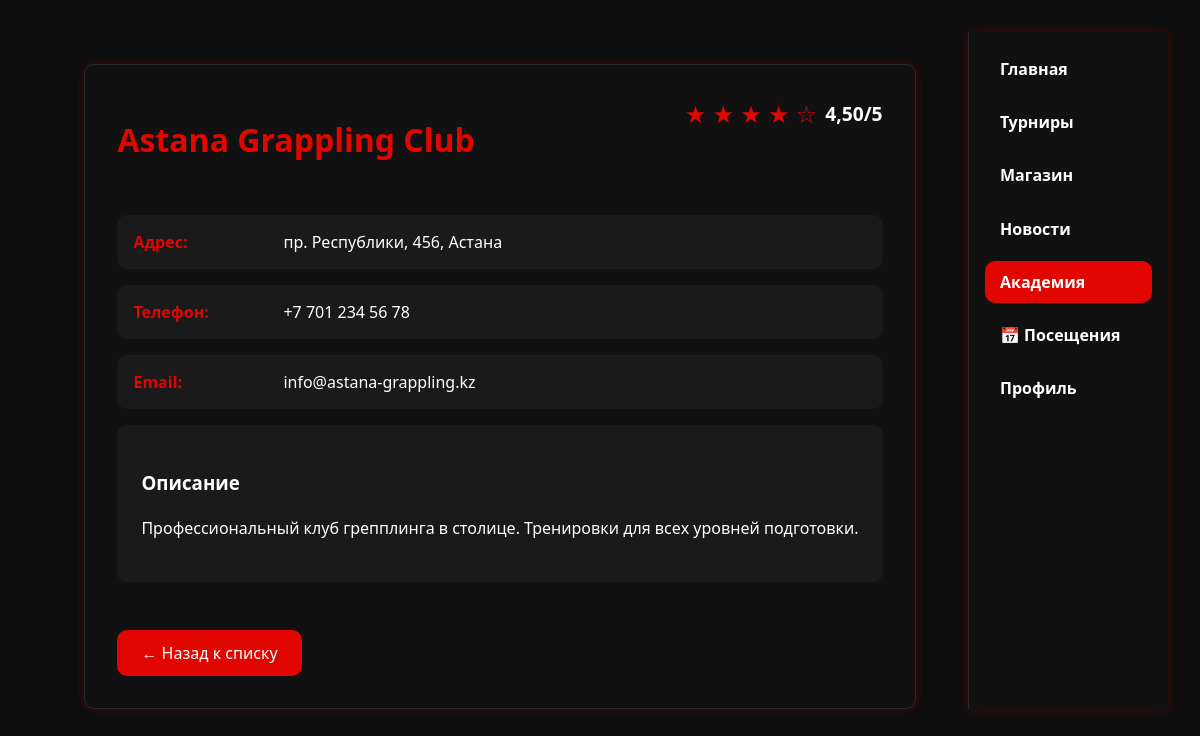
The page /gyms/2/ (signed in) on the database its author committed.
### gyms/models.py (models this page shows, shortened)
class Gym(models.Model):
    name = models.CharField(max_length=200, verbose_name="Название академии")
    address = models.TextField(verbose_name="Адрес")
    phone = models.CharField(max_length=20, verbose_name="Телефон")
    email = models.EmailField(verbose_name="Email")
    description = models.TextField(blank=True, verbose_name="Описание")
    image = models.ImageField(upload_to="gyms/", blank=True, null=True, verbose_name="Фото")
    rating = models.DecimalField(
        max_digits=3,
        decimal_places=2,
        default=Decimal("0.00"),
        validators=[MinValueValidator(0), MaxValueValidator(5)],
        verbose_name="Рейтинг",
    )
    is_active = models.BooleanField(default=True, verbose_name="Активна")
    created_at = models.DateTimeField(auto_now_add=True, verbose_name="Дата создания")
    updated_at = models.DateTimeField(auto_now=True, verbose_name="Дата обновления")
    class Meta:
        verbose_name = "Академия"
        verbose_name_plural = "Академии"
        ordering = ["name"]

### gyms/views.py (the view)
# urls.py: path("<int:pk>/", views.gym_detail, name="detail"),
@login_required
def gym_detail(request, pk):
    gym = get_object_or_404(Gym, pk=pk, is_active=True)
    return render(request, "gyms/detail.html", {"gym": gym})

### templates/gyms/detail.html (shortened to what this page needs)
<!DOCTYPE html>
<html lang="ru">
  <head>
  </head>
  <body>
    <div class="container">
      <div class="gym-detail">
        <div class="gym-header">
          <div class="gym-title">
            <h1>{{ gym.name }}</h1>
          </div>
          <div class="rating">
            <div class="rating-stars">
              {% for i in "12345" %}
                {% if forloop.counter <= gym.rating %}
                  ★
                {% else %}
                  ☆
                {% endif %}
              {% endfor %}
            </div>
            <div class="rating-value">{{ gym.rating }}/5</div>
          </div>
        </div>
        <div class="gym-info">
          <div class="info-row">
            <div class="info-label">Адрес:</div>
            <div class="info-value">{{ gym.address }}</div>
          </div>
          <div class="info-row">
            <div class="info-label">Телефон:</div>
            <div class="info-value">{{ gym.phone }}</div>
          </div>
          <div class="info-row">
            <div class="info-label">Email:</div>
            <div class="info-value">{{ gym.email }}</div>
          </div>
          {% if gym.description %}
            <div class="description">
              <h3>Описание</h3>
              {{ gym.description|linebreaks }}
            </div>
          {% endif %}
        </div>
        <a href="{% url 'gyms:list' %}" class="back-button">← Назад к списку</a>
      </div>
    </div>
    <nav>
      <a href="{% url 'dashboard:home' %}">Главная</a>
      <a href="{% url 'tournaments:list' %}">Турниры</a>
      <a href="{% url 'store:list' %}">Магазин</a>
      <a href="{% url 'announcements:list' %}">Новости</a>
      <a href="{% url 'gyms:list' %}" class="active">Академия</a>
      <a href="{% url 'attendance:list' %}">📅 Посещения</a>
      <a href="{% url 'users:profile' %}">Профиль</a>
    </nav>
  </body>
</html>

### templates/gyms/detail.html (style rules this page uses)
:root { --bg: #0e0e0e; --fg: #ffffff; --accent: #e10600; --input-bg: #1a1a1a; --border: #292929; --radius: 10px; --shadow: 0 0 10px rgba(225, 6, 0, 0.25); }
body { background: var(--bg); color: var(--fg); font-family: 'Segoe UI', Tahoma, Geneva, Verdana, sans-serif; margin: 0; padding: 2rem; }
.container { max-width: 900px; margin: 0 auto; }
h1, h2 { color: var(--accent); }
.gym-detail { background: #111; border: 1px solid var(--border); border-radius: var(--radius); padding: 2rem; box-shadow: var(--shadow); margin-top: 2rem; }
.gym-header { display: flex; justify-content: space-between; align-items: flex-start; margin-bottom: 2rem; flex-wrap: wrap; }
.gym-title { flex-grow: 1; }
.rating { display: flex; align-items: center; margin-left: 1rem; }
.rating-stars { color: var(--accent); font-size: 1.5rem; }
.rating-value { margin-left: 0.5rem; font-weight: bold; font-size: 1.2rem; }
.gym-info { margin-bottom: 2rem; }
.info-row { display: flex; margin-bottom: 1rem; padding: 1rem; background: var(--input-bg); border-radius: var(--radius); }
.info-label { font-weight: bold; color: var(--accent); min-width: 150px; }
.info-value { flex-grow: 1; color: var(--fg); }
.description { background: var(--input-bg); padding: 1.5rem; border-radius: var(--radius); margin-top: 1rem; line-height: 1.6; }
.back-button { background: var(--accent); border: none; padding: 12px 24px; border-radius: var(--radius); color: white; text-decoration: none; display: inline-block; transition: background 0.3s ease; margin-top: 1rem; }
nav { background-color: #111; border-left: 1px solid var(--border); width: 200px; box-shadow: var(--shadow); display: flex; flex-direction: column; padding: 1rem; box-sizing: border-box; }
nav a { color: var(--fg); text-decoration: none; padding: 10px 15px; border-radius: var(--radius); margin-bottom: 0.7rem; font-weight: 600; transition: background-color 0.3s; }
nav a:hover, nav a.active { background-color: var(--accent); color: #fff; }
body { display: flex; flex-direction: row; }

### rows shown on the page
Gym: name "Astana Grappling Club", rating "4,50", address "пр. Республики, 456, Астана", phone "+7 701 234 56 78", email "info@astana-grappling.kz", description "Профессиональный клуб грепплинга в столице. Тренировки для всех уровней подготовки."
